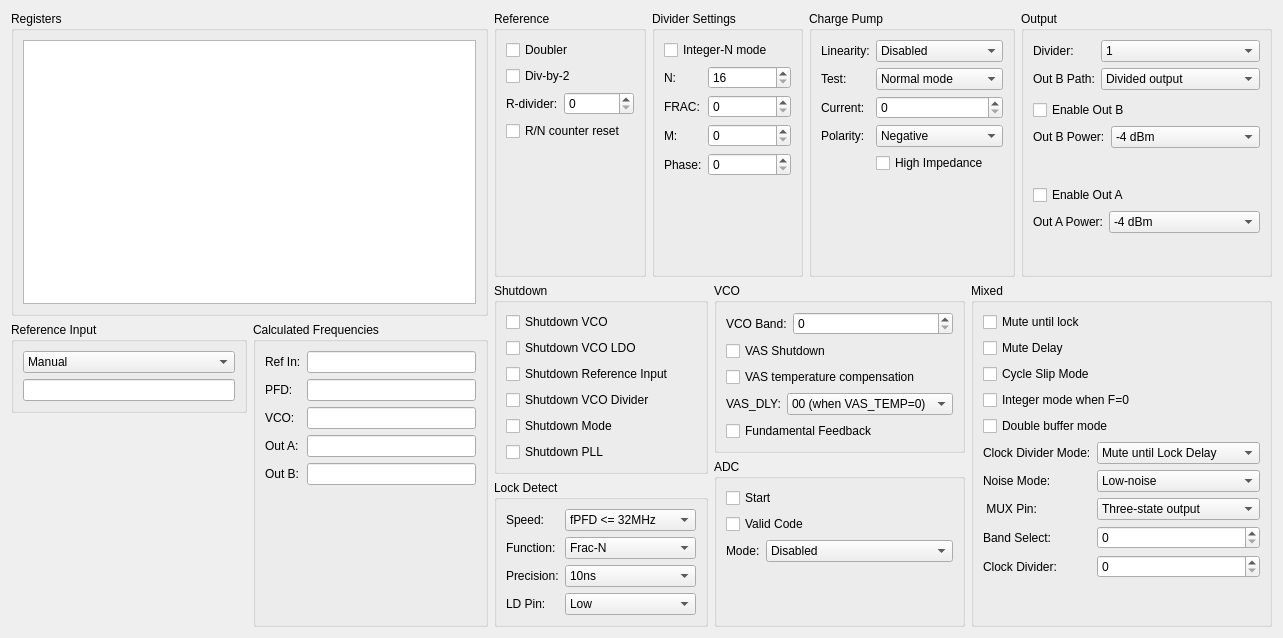
<?xml version="1.0" encoding="UTF-8"?>
<ui version="4.0">
 <class>MAX2871Widget</class>
 <widget class="QWidget" name="MAX2871Widget">
  <property name="geometry">
   <rect>
    <x>0</x>
    <y>0</y>
    <width>1283</width>
    <height>638</height>
   </rect>
  </property>
  <property name="windowTitle">
   <string>Form</string>
  </property>
  <layout class="QHBoxLayout" name="horizontalLayout_5">
   <item>
    <layout class="QVBoxLayout" name="verticalLayout_15">
     <item>
      <layout class="QVBoxLayout" name="verticalLayout_10">
       <item>
        <widget class="QGroupBox" name="groupBox">
         <property name="title">
          <string>Registers</string>
         </property>
         <layout class="QVBoxLayout" name="verticalLayout_2">
          <item>
           <widget class="QTableWidget" name="table"/>
          </item>
         </layout>
        </widget>
       </item>
       <item>
        <layout class="QHBoxLayout" name="horizontalLayout_3"/>
       </item>
      </layout>
     </item>
     <item>
      <layout class="QHBoxLayout" name="horizontalLayout_4">
       <item>
        <layout class="QVBoxLayout" name="verticalLayout_13">
         <item>
          <widget class="QGroupBox" name="groupBox_11">
           <property name="title">
            <string>Reference Input</string>
           </property>
           <layout class="QVBoxLayout" name="verticalLayout_14">
            <item>
             <widget class="QComboBox" name="cbRef">
              <item>
               <property name="text">
                <string>Manual</string>
               </property>
              </item>
             </widget>
            </item>
            <item>
             <widget class="SIUnitEdit" name="ref"/>
            </item>
           </layout>
          </widget>
         </item>
         <item>
          <spacer name="verticalSpacer_2">
           <property name="orientation">
            <enum>Qt::Vertical</enum>
           </property>
           <property name="sizeHint" stdset="0">
            <size>
             <width>20</width>
             <height>40</height>
            </size>
           </property>
          </spacer>
         </item>
        </layout>
       </item>
       <item>
        <widget class="QGroupBox" name="groupBox_12">
         <property name="title">
          <string>Calculated Frequencies</string>
         </property>
         <layout class="QFormLayout" name="formLayout_12">
          <item row="0" column="0">
           <widget class="QLabel" name="label_25">
            <property name="text">
             <string>Ref In:</string>
            </property>
           </widget>
          </item>
          <item row="0" column="1">
           <widget class="SIUnitEdit" name="freqRef">
            <property name="enabled">
             <bool>true</bool>
            </property>
            <property name="readOnly">
             <bool>true</bool>
            </property>
           </widget>
          </item>
          <item row="1" column="0">
           <widget class="QLabel" name="label_27">
            <property name="text">
             <string>PFD:</string>
            </property>
           </widget>
          </item>
          <item row="1" column="1">
           <widget class="SIUnitEdit" name="freqPFD">
            <property name="enabled">
             <bool>true</bool>
            </property>
            <property name="readOnly">
             <bool>true</bool>
            </property>
           </widget>
          </item>
          <item row="2" column="0">
           <widget class="QLabel" name="label_28">
            <property name="text">
             <string>VCO:</string>
            </property>
           </widget>
          </item>
          <item row="2" column="1">
           <widget class="SIUnitEdit" name="freqVCO">
            <property name="enabled">
             <bool>true</bool>
            </property>
            <property name="readOnly">
             <bool>true</bool>
            </property>
           </widget>
          </item>
          <item row="3" column="0">
           <widget class="QLabel" name="label_29">
            <property name="text">
             <string>Out A:</string>
            </property>
           </widget>
          </item>
          <item row="3" column="1">
           <widget class="SIUnitEdit" name="freqOutA">
            <property name="enabled">
             <bool>true</bool>
            </property>
            <property name="readOnly">
             <bool>true</bool>
            </property>
           </widget>
          </item>
          <item row="4" column="0">
           <widget class="QLabel" name="label_30">
            <property name="text">
             <string>Out B:</string>
            </property>
           </widget>
          </item>
          <item row="4" column="1">
           <widget class="SIUnitEdit" name="freqOutB">
            <property name="enabled">
             <bool>true</bool>
            </property>
            <property name="readOnly">
             <bool>true</bool>
            </property>
           </widget>
          </item>
         </layout>
        </widget>
       </item>
      </layout>
     </item>
    </layout>
   </item>
   <item>
    <layout class="QVBoxLayout" name="verticalLayout_12">
     <item>
      <layout class="QHBoxLayout" name="horizontalLayout">
       <item>
        <widget class="QGroupBox" name="groupBox_4">
         <property name="title">
          <string>Reference</string>
         </property>
         <layout class="QVBoxLayout" name="verticalLayout_8">
          <item>
           <widget class="QCheckBox" name="DBR">
            <property name="text">
             <string>Doubler</string>
            </property>
           </widget>
          </item>
          <item>
           <widget class="QCheckBox" name="RDIV2">
            <property name="text">
             <string>Div-by-2</string>
            </property>
           </widget>
          </item>
          <item>
           <layout class="QFormLayout" name="formLayout_9">
            <item row="0" column="0">
             <widget class="QLabel" name="label_11">
              <property name="text">
               <string>R-divider:</string>
              </property>
             </widget>
            </item>
            <item row="0" column="1">
             <widget class="QSpinBox" name="R">
              <property name="maximum">
               <number>1023</number>
              </property>
             </widget>
            </item>
           </layout>
          </item>
          <item>
           <widget class="QCheckBox" name="RST">
            <property name="text">
             <string>R/N counter reset</string>
            </property>
           </widget>
          </item>
          <item>
           <spacer name="verticalSpacer">
            <property name="orientation">
             <enum>Qt::Vertical</enum>
            </property>
            <property name="sizeHint" stdset="0">
             <size>
              <width>20</width>
              <height>40</height>
             </size>
            </property>
           </spacer>
          </item>
         </layout>
        </widget>
       </item>
       <item>
        <widget class="QGroupBox" name="groupBox_2">
         <property name="title">
          <string>Divider Settings</string>
         </property>
         <layout class="QVBoxLayout" name="verticalLayout_6">
          <item>
           <widget class="QCheckBox" name="INT">
            <property name="text">
             <string>Integer-N mode</string>
            </property>
           </widget>
          </item>
          <item>
           <layout class="QFormLayout" name="formLayout">
            <item row="0" column="0">
             <widget class="QLabel" name="label">
              <property name="text">
               <string>N:</string>
              </property>
             </widget>
            </item>
            <item row="0" column="1">
             <widget class="QSpinBox" name="N">
              <property name="minimum">
               <number>16</number>
              </property>
              <property name="maximum">
               <number>65535</number>
              </property>
             </widget>
            </item>
            <item row="1" column="0">
             <widget class="QLabel" name="label_2">
              <property name="text">
               <string>FRAC:</string>
              </property>
             </widget>
            </item>
            <item row="1" column="1">
             <widget class="QSpinBox" name="frac">
              <property name="maximum">
               <number>4095</number>
              </property>
             </widget>
            </item>
            <item row="2" column="0">
             <widget class="QLabel" name="label_3">
              <property name="text">
               <string>M:</string>
              </property>
             </widget>
            </item>
            <item row="2" column="1">
             <widget class="QSpinBox" name="M">
              <property name="maximum">
               <number>4095</number>
              </property>
             </widget>
            </item>
            <item row="3" column="1">
             <widget class="QSpinBox" name="P">
              <property name="maximum">
               <number>4095</number>
              </property>
             </widget>
            </item>
            <item row="3" column="0">
             <widget class="QLabel" name="label_7">
              <property name="text">
               <string>Phase:</string>
              </property>
             </widget>
            </item>
           </layout>
          </item>
         </layout>
        </widget>
       </item>
       <item>
        <widget class="QGroupBox" name="groupBox_3">
         <property name="title">
          <string>Charge Pump</string>
         </property>
         <layout class="QFormLayout" name="formLayout_2">
          <item row="0" column="0">
           <widget class="QLabel" name="label_4">
            <property name="text">
             <string>Linearity:</string>
            </property>
           </widget>
          </item>
          <item row="0" column="1">
           <widget class="QComboBox" name="CPL">
            <item>
             <property name="text">
              <string>Disabled</string>
             </property>
            </item>
            <item>
             <property name="text">
              <string>10%</string>
             </property>
            </item>
            <item>
             <property name="text">
              <string>20%</string>
             </property>
            </item>
            <item>
             <property name="text">
              <string>30%</string>
             </property>
            </item>
           </widget>
          </item>
          <item row="1" column="0">
           <widget class="QLabel" name="label_5">
            <property name="text">
             <string>Test:</string>
            </property>
           </widget>
          </item>
          <item row="1" column="1">
           <widget class="QComboBox" name="CPT">
            <item>
             <property name="text">
              <string>Normal mode</string>
             </property>
            </item>
            <item>
             <property name="text">
              <string>Long Reset mode</string>
             </property>
            </item>
            <item>
             <property name="text">
              <string>Force source</string>
             </property>
            </item>
            <item>
             <property name="text">
              <string>Force sink</string>
             </property>
            </item>
           </widget>
          </item>
          <item row="2" column="0">
           <widget class="QLabel" name="label_6">
            <property name="text">
             <string>Current:</string>
            </property>
           </widget>
          </item>
          <item row="2" column="1">
           <widget class="QSpinBox" name="CP">
            <property name="maximum">
             <number>15</number>
            </property>
           </widget>
          </item>
          <item row="3" column="0">
           <widget class="QLabel" name="label_14">
            <property name="text">
             <string>Polarity:</string>
            </property>
           </widget>
          </item>
          <item row="3" column="1">
           <widget class="QComboBox" name="PDP">
            <item>
             <property name="text">
              <string>Negative</string>
             </property>
            </item>
            <item>
             <property name="text">
              <string>Positive</string>
             </property>
            </item>
           </widget>
          </item>
          <item row="4" column="1">
           <widget class="QCheckBox" name="TRI">
            <property name="text">
             <string>High Impedance</string>
            </property>
           </widget>
          </item>
         </layout>
        </widget>
       </item>
       <item>
        <widget class="QGroupBox" name="groupBox_8">
         <property name="title">
          <string>Output</string>
         </property>
         <layout class="QVBoxLayout" name="verticalLayout_4">
          <item>
           <layout class="QFormLayout" name="formLayout_6">
            <item row="0" column="0">
             <widget class="QLabel" name="label_19">
              <property name="text">
               <string>Divider:</string>
              </property>
             </widget>
            </item>
            <item row="0" column="1">
             <widget class="QComboBox" name="DIVA">
              <item>
               <property name="text">
                <string>1</string>
               </property>
              </item>
              <item>
               <property name="text">
                <string>2</string>
               </property>
              </item>
              <item>
               <property name="text">
                <string>4</string>
               </property>
              </item>
              <item>
               <property name="text">
                <string>8</string>
               </property>
              </item>
              <item>
               <property name="text">
                <string>16</string>
               </property>
              </item>
              <item>
               <property name="text">
                <string>32</string>
               </property>
              </item>
              <item>
               <property name="text">
                <string>64</string>
               </property>
              </item>
              <item>
               <property name="text">
                <string>128</string>
               </property>
              </item>
             </widget>
            </item>
            <item row="1" column="0">
             <widget class="QLabel" name="label_20">
              <property name="text">
               <string>Out B Path:</string>
              </property>
             </widget>
            </item>
            <item row="1" column="1">
             <widget class="QComboBox" name="BDIV">
              <item>
               <property name="text">
                <string>Divided output</string>
               </property>
              </item>
              <item>
               <property name="text">
                <string>Fundamental frequency</string>
               </property>
              </item>
             </widget>
            </item>
           </layout>
          </item>
          <item>
           <widget class="QCheckBox" name="RFB_EN">
            <property name="text">
             <string>Enable Out B</string>
            </property>
           </widget>
          </item>
          <item>
           <layout class="QFormLayout" name="formLayout_5">
            <item row="0" column="0">
             <widget class="QLabel" name="label_21">
              <property name="text">
               <string>Out B Power:</string>
              </property>
             </widget>
            </item>
            <item row="0" column="1">
             <widget class="QComboBox" name="BPWR">
              <item>
               <property name="text">
                <string>-4 dBm</string>
               </property>
              </item>
              <item>
               <property name="text">
                <string>-1 dBm</string>
               </property>
              </item>
              <item>
               <property name="text">
                <string>+2 dBm</string>
               </property>
              </item>
              <item>
               <property name="text">
                <string>+5 dBm</string>
               </property>
              </item>
             </widget>
            </item>
           </layout>
          </item>
          <item>
           <widget class="QCheckBox" name="RFA_EN">
            <property name="text">
             <string>Enable Out A</string>
            </property>
           </widget>
          </item>
          <item>
           <layout class="QFormLayout" name="formLayout_4">
            <item row="0" column="0">
             <widget class="QLabel" name="label_22">
              <property name="text">
               <string>Out A Power:</string>
              </property>
             </widget>
            </item>
            <item row="0" column="1">
             <widget class="QComboBox" name="APWR">
              <item>
               <property name="text">
                <string>-4 dBm</string>
               </property>
              </item>
              <item>
               <property name="text">
                <string>-1 dBm</string>
               </property>
              </item>
              <item>
               <property name="text">
                <string>+2 dBm</string>
               </property>
              </item>
              <item>
               <property name="text">
                <string>+5 dBm</string>
               </property>
              </item>
             </widget>
            </item>
           </layout>
          </item>
         </layout>
        </widget>
       </item>
      </layout>
     </item>
     <item>
      <layout class="QHBoxLayout" name="horizontalLayout_2">
       <item>
        <layout class="QVBoxLayout" name="verticalLayout_11">
         <item>
          <widget class="QGroupBox" name="groupBox_6">
           <property name="title">
            <string>Shutdown</string>
           </property>
           <layout class="QVBoxLayout" name="verticalLayout">
            <item>
             <widget class="QCheckBox" name="SDVCO">
              <property name="text">
               <string>Shutdown VCO</string>
              </property>
             </widget>
            </item>
            <item>
             <widget class="QCheckBox" name="SDLDO">
              <property name="text">
               <string>Shutdown VCO LDO</string>
              </property>
             </widget>
            </item>
            <item>
             <widget class="QCheckBox" name="SDREF">
              <property name="text">
               <string>Shutdown Reference Input</string>
              </property>
             </widget>
            </item>
            <item>
             <widget class="QCheckBox" name="SDDIV">
              <property name="text">
               <string>Shutdown VCO Divider</string>
              </property>
             </widget>
            </item>
            <item>
             <widget class="QCheckBox" name="SHDN">
              <property name="text">
               <string>Shutdown Mode</string>
              </property>
             </widget>
            </item>
            <item>
             <widget class="QCheckBox" name="SDPLL">
              <property name="text">
               <string>Shutdown PLL</string>
              </property>
             </widget>
            </item>
           </layout>
          </widget>
         </item>
         <item>
          <widget class="QGroupBox" name="groupBox_5">
           <property name="title">
            <string>Lock Detect</string>
           </property>
           <layout class="QFormLayout" name="formLayout_10">
            <item row="0" column="0">
             <widget class="QLabel" name="label_8">
              <property name="text">
               <string>Speed:</string>
              </property>
             </widget>
            </item>
            <item row="0" column="1">
             <widget class="QComboBox" name="LDS">
              <item>
               <property name="text">
                <string>fPFD &lt;= 32MHz</string>
               </property>
              </item>
              <item>
               <property name="text">
                <string>fPFD &gt; 32MHz</string>
               </property>
              </item>
             </widget>
            </item>
            <item row="1" column="1">
             <widget class="QComboBox" name="LDF">
              <item>
               <property name="text">
                <string>Frac-N</string>
               </property>
              </item>
              <item>
               <property name="text">
                <string>Int-N</string>
               </property>
              </item>
             </widget>
            </item>
            <item row="1" column="0">
             <widget class="QLabel" name="label_12">
              <property name="text">
               <string>Function:</string>
              </property>
             </widget>
            </item>
            <item row="2" column="1">
             <widget class="QComboBox" name="LDP">
              <item>
               <property name="text">
                <string>10ns</string>
               </property>
              </item>
              <item>
               <property name="text">
                <string>6ns</string>
               </property>
              </item>
             </widget>
            </item>
            <item row="2" column="0">
             <widget class="QLabel" name="label_13">
              <property name="text">
               <string>Precision:</string>
              </property>
             </widget>
            </item>
            <item row="3" column="1">
             <widget class="QComboBox" name="LD">
              <item>
               <property name="text">
                <string>Low</string>
               </property>
              </item>
              <item>
               <property name="text">
                <string>Digital lock detect</string>
               </property>
              </item>
              <item>
               <property name="text">
                <string>Analog lock detect</string>
               </property>
              </item>
              <item>
               <property name="text">
                <string>High</string>
               </property>
              </item>
             </widget>
            </item>
            <item row="3" column="0">
             <widget class="QLabel" name="label_23">
              <property name="text">
               <string>LD Pin:</string>
              </property>
             </widget>
            </item>
           </layout>
          </widget>
         </item>
        </layout>
       </item>
       <item>
        <layout class="QVBoxLayout" name="verticalLayout_9">
         <item>
          <widget class="QGroupBox" name="groupBox_7">
           <property name="title">
            <string>VCO</string>
           </property>
           <layout class="QVBoxLayout" name="verticalLayout_3">
            <item>
             <layout class="QFormLayout" name="formLayout_3">
              <item row="0" column="0">
               <widget class="QLabel" name="label_15">
                <property name="text">
                 <string>VCO Band:</string>
                </property>
               </widget>
              </item>
              <item row="0" column="1">
               <widget class="QSpinBox" name="VCO">
                <property name="maximum">
                 <number>63</number>
                </property>
               </widget>
              </item>
             </layout>
            </item>
            <item>
             <widget class="QCheckBox" name="VAS_SHDN">
              <property name="text">
               <string>VAS Shutdown</string>
              </property>
             </widget>
            </item>
            <item>
             <widget class="QCheckBox" name="VAS_TEMP">
              <property name="text">
               <string>VAS temperature compensation</string>
              </property>
             </widget>
            </item>
            <item>
             <layout class="QFormLayout" name="formLayout_11">
              <item row="0" column="0">
               <widget class="QLabel" name="label_26">
                <property name="text">
                 <string>VAS_DLY:</string>
                </property>
               </widget>
              </item>
              <item row="0" column="1">
               <widget class="QComboBox" name="VAS_DLY">
                <item>
                 <property name="text">
                  <string>00 (when VAS_TEMP=0)</string>
                 </property>
                </item>
                <item>
                 <property name="text">
                  <string>Unknown</string>
                 </property>
                </item>
                <item>
                 <property name="text">
                  <string>Unknown</string>
                 </property>
                </item>
                <item>
                 <property name="text">
                  <string>11 (when VAS_TEMP=1)</string>
                 </property>
                </item>
               </widget>
              </item>
             </layout>
            </item>
            <item>
             <widget class="QCheckBox" name="FB">
              <property name="text">
               <string>Fundamental Feedback</string>
              </property>
             </widget>
            </item>
           </layout>
          </widget>
         </item>
         <item>
          <widget class="QGroupBox" name="groupBox_9">
           <property name="title">
            <string>ADC</string>
           </property>
           <layout class="QVBoxLayout" name="verticalLayout_5">
            <item>
             <widget class="QCheckBox" name="ADCS">
              <property name="text">
               <string>Start</string>
              </property>
             </widget>
            </item>
            <item>
             <widget class="QCheckBox" name="ADCV">
              <property name="text">
               <string>Valid Code</string>
              </property>
             </widget>
            </item>
            <item>
             <layout class="QFormLayout" name="formLayout_7">
              <item row="0" column="0">
               <widget class="QLabel" name="label_24">
                <property name="text">
                 <string>Mode:</string>
                </property>
               </widget>
              </item>
              <item row="0" column="1">
               <widget class="QComboBox" name="ADCM">
                <item>
                 <property name="text">
                  <string>Disabled</string>
                 </property>
                </item>
                <item>
                 <property name="text">
                  <string>Temperature</string>
                 </property>
                </item>
                <item>
                 <property name="text">
                  <string>Reserved</string>
                 </property>
                </item>
                <item>
                 <property name="text">
                  <string>Reserved</string>
                 </property>
                </item>
                <item>
                 <property name="text">
                  <string>Tune pin</string>
                 </property>
                </item>
                <item>
                 <property name="text">
                  <string>Reserved</string>
                 </property>
                </item>
                <item>
                 <property name="text">
                  <string>Reserved</string>
                 </property>
                </item>
                <item>
                 <property name="text">
                  <string>Reserved</string>
                 </property>
                </item>
               </widget>
              </item>
             </layout>
            </item>
           </layout>
          </widget>
         </item>
        </layout>
       </item>
       <item>
        <widget class="QGroupBox" name="groupBox_10">
         <property name="title">
          <string>Mixed</string>
         </property>
         <layout class="QVBoxLayout" name="verticalLayout_7">
          <item>
           <widget class="QCheckBox" name="MTLD">
            <property name="text">
             <string>Mute until lock</string>
            </property>
           </widget>
          </item>
          <item>
           <widget class="QCheckBox" name="MUTEDEL">
            <property name="text">
             <string>Mute Delay</string>
            </property>
           </widget>
          </item>
          <item>
           <widget class="QCheckBox" name="CSM">
            <property name="text">
             <string>Cycle Slip Mode</string>
            </property>
           </widget>
          </item>
          <item>
           <widget class="QCheckBox" name="F01">
            <property name="text">
             <string>Integer mode when F=0</string>
            </property>
           </widget>
          </item>
          <item>
           <widget class="QCheckBox" name="REG4DB">
            <property name="text">
             <string>Double buffer mode</string>
            </property>
           </widget>
          </item>
          <item>
           <layout class="QFormLayout" name="formLayout_8">
            <item row="0" column="0">
             <widget class="QLabel" name="label_16">
              <property name="text">
               <string>Clock Divider Mode:</string>
              </property>
             </widget>
            </item>
            <item row="0" column="1">
             <widget class="QComboBox" name="CDM">
              <item>
               <property name="text">
                <string>Mute until Lock Delay</string>
               </property>
              </item>
              <item>
               <property name="text">
                <string>Fast-lock enabled</string>
               </property>
              </item>
              <item>
               <property name="text">
                <string>Phase Adjustment mode</string>
               </property>
              </item>
              <item>
               <property name="text">
                <string>Reserved</string>
               </property>
              </item>
             </widget>
            </item>
            <item row="1" column="0">
             <widget class="QLabel" name="label_9">
              <property name="text">
               <string>Noise Mode:</string>
              </property>
             </widget>
            </item>
            <item row="1" column="1">
             <widget class="QComboBox" name="SDN">
              <item>
               <property name="text">
                <string>Low-noise</string>
               </property>
              </item>
              <item>
               <property name="text">
                <string>Reserved</string>
               </property>
              </item>
              <item>
               <property name="text">
                <string>Low-spur 1</string>
               </property>
              </item>
              <item>
               <property name="text">
                <string>Low-spur 2</string>
               </property>
              </item>
             </widget>
            </item>
            <item row="2" column="0">
             <widget class="QLabel" name="label_10">
              <property name="text">
               <string> MUX Pin:</string>
              </property>
             </widget>
            </item>
            <item row="2" column="1">
             <widget class="QComboBox" name="MUX">
              <item>
               <property name="text">
                <string>Three-state output</string>
               </property>
              </item>
              <item>
               <property name="text">
                <string>DVDD</string>
               </property>
              </item>
              <item>
               <property name="text">
                <string>DGND</string>
               </property>
              </item>
              <item>
               <property name="text">
                <string> R-divider output</string>
               </property>
              </item>
              <item>
               <property name="text">
                <string>N-divider/2 output</string>
               </property>
              </item>
              <item>
               <property name="text">
                <string>Analog lock detect</string>
               </property>
              </item>
              <item>
               <property name="text">
                <string>Digital lock detect</string>
               </property>
              </item>
              <item>
               <property name="text">
                <string>Sync input</string>
               </property>
              </item>
              <item>
               <property name="text">
                <string>Reserved</string>
               </property>
              </item>
              <item>
               <property name="text">
                <string>Reserved</string>
               </property>
              </item>
              <item>
               <property name="text">
                <string>Reserved</string>
               </property>
              </item>
              <item>
               <property name="text">
                <string>Reserved</string>
               </property>
              </item>
              <item>
               <property name="text">
                <string>Read SPI registers 6</string>
               </property>
              </item>
              <item>
               <property name="text">
                <string>Reserved</string>
               </property>
              </item>
              <item>
               <property name="text">
                <string>Reserved</string>
               </property>
              </item>
              <item>
               <property name="text">
                <string>Reserved</string>
               </property>
              </item>
             </widget>
            </item>
            <item row="3" column="0">
             <widget class="QLabel" name="label_18">
              <property name="text">
               <string>Band Select:</string>
              </property>
             </widget>
            </item>
            <item row="3" column="1">
             <widget class="QSpinBox" name="BS">
              <property name="maximum">
               <number>1023</number>
              </property>
             </widget>
            </item>
            <item row="4" column="0">
             <widget class="QLabel" name="label_17">
              <property name="text">
               <string>Clock Divider:</string>
              </property>
             </widget>
            </item>
            <item row="4" column="1">
             <widget class="QSpinBox" name="CDIV">
              <property name="maximum">
               <number>4095</number>
              </property>
             </widget>
            </item>
           </layout>
          </item>
         </layout>
        </widget>
       </item>
      </layout>
     </item>
    </layout>
   </item>
  </layout>
 </widget>
 <customwidgets>
  <customwidget>
   <class>SIUnitEdit</class>
   <extends>QLineEdit</extends>
   <header>CustomWidgets/siunitedit.h</header>
  </customwidget>
 </customwidgets>
 <resources/>
 <connections/>
</ui>
